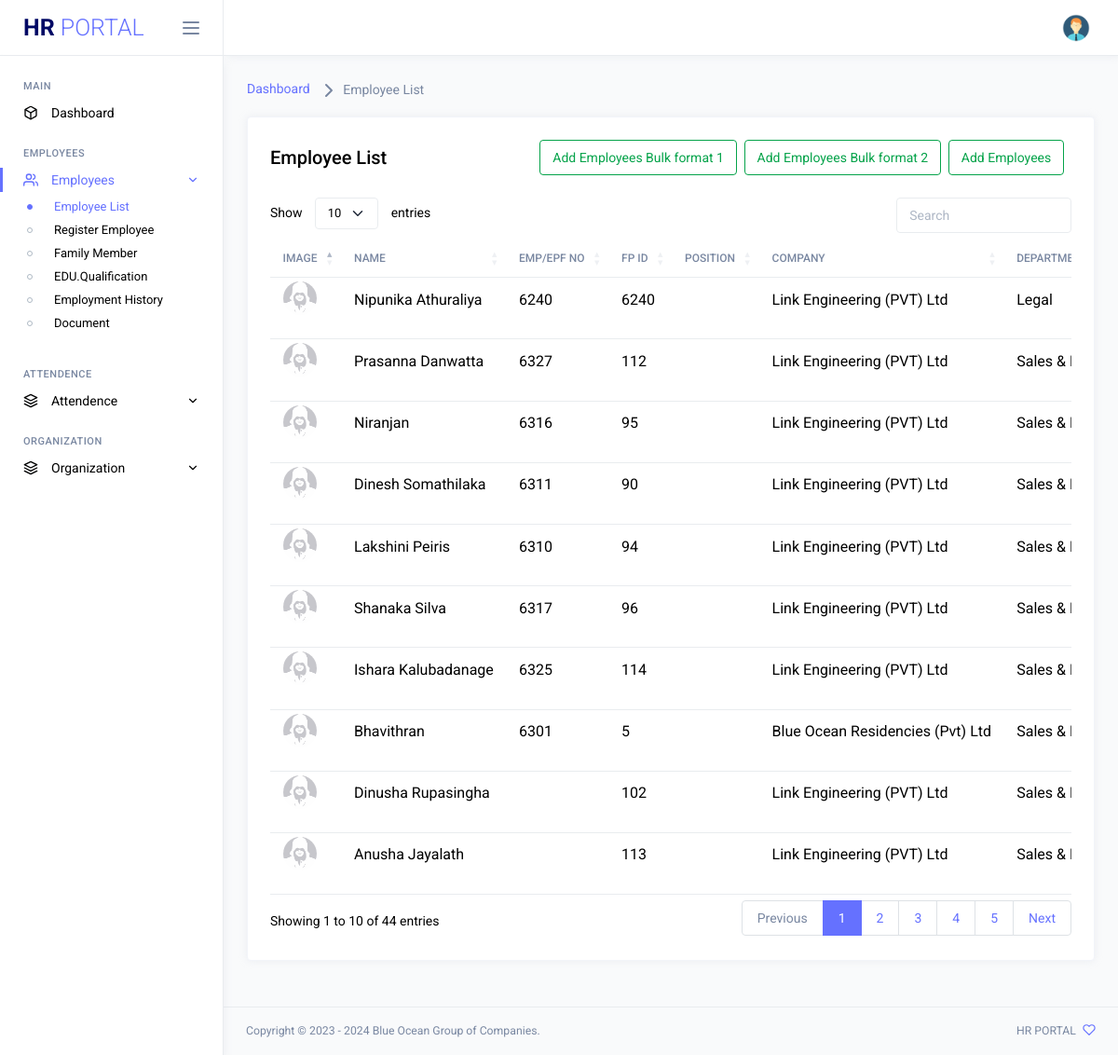
Screenshot of /Employees-List.php (signed in) with the database file from the repository.
### tables this page shows
CREATE TABLE `b_employees` (
  `E_id` int(11) NOT NULL,
  `E_Fname` varchar(256) DEFAULT NULL,
  `E_Mname` varchar(256) DEFAULT NULL,
  `E_Lname` varchar(256) DEFAULT NULL,
  `E_Sname` varchar(256) DEFAULT NULL,
  `E_Bday` date DEFAULT NULL,
  `E_NIC` varchar(50) DEFAULT NULL,
  `E_Religion` varchar(256) DEFAULT NULL,
  `E_PAddress` text DEFAULT NULL,
  `E_TAddress` text DEFAULT NULL,
  `E_Mobile` int(15) DEFAULT NULL,
  `E_Landno` int(15) DEFAULT NULL,
  `E_PEmail` varchar(256) DEFAULT NULL,
  `E_MaritalStatus` varchar(256) DEFAULT NULL,
  `E_Gender` varchar(256) DEFAULT NULL,
  `E_law` varchar(256) DEFAULT NULL,
  `E_lawDT` varchar(256) DEFAULT NULL,
  `E_health` varchar(256) DEFAULT NULL,
  `E_healthDT` text DEFAULT NULL,
  `E_email` varchar(256) DEFAULT NULL,
  `E_emergency_Name` varchar(256) DEFAULT NULL,
  `E_emergency_Reletionship` varchar(256) DEFAULT NULL,
  `E_emergency_CNumber` varchar(256) DEFAULT NULL,
  `E_Company` int(11) DEFAULT NULL,
  `E_Number` varchar(50) DEFAULT NULL,
  `E_Jdate` date DEFAULT NULL,
  `E_Status` varchar(256) DEFAULT NULL,
  `E_Cmobile` varchar(50) DEFAULT NULL,
  `E_Department` int(11) DEFAULT NULL,
  `E_Position` varchar(256) DEFAULT NULL,
  `E_Image` text DEFAULT NULL,
  `E_Active_no` int(11) DEFAULT 0,
  `FP_Id` int(11) DEFAULT NULL,
  `good_name` varchar(100) DEFAULT NULL,
  `emp_location_id` int(11) DEFAULT NULL
);

CREATE TABLE `company` (
  `C_id` int(11) NOT NULL,
  `C_name` varchar(256) NOT NULL,
  `C_EPFNo` varchar(50) NOT NULL
);

CREATE TABLE `department` (
  `D_id` int(11) NOT NULL,
  `Department_Name` varchar(256) NOT NULL,
  `company` int(11) NOT NULL
);

### Employees-List.php (the view, shortened to what this page needs)
<?php include 'include/dbConnection.php';?>
<html lang="en">
<head>
	<link rel="stylesheet" href="assets/vendors/core/core.css">
	<link rel="stylesheet" href="assets/vendors/datatables.net-bs5/dataTables.bootstrap5.css">
	<link rel="stylesheet" href="https://cdn.datatables.net/rowreorder/1.3.3/css/rowReorder.dataTables.min.css">
	<link rel="stylesheet" href="https://cdn.datatables.net/responsive/2.4.1/css/responsive.dataTables.min.css">
	<link rel="stylesheet" href="assets/fonts/feather-font/css/iconfont.css">
	<link rel="stylesheet" href="assets/vendors/flag-icon-css/css/flag-icon.min.css">
	<link rel="stylesheet" href="assets/css/demo1/style.min.css">
</head>
<body>
	<div class="main-wrapper">
	<?php include_once 'include/side-navi.php' ?>
	<div class="page-wrapper">
	<?php include_once 'include/top_navi.php' ?>
			<div class="page-content">
				<nav class="page-breadcrumb">
					<ol class="breadcrumb">
						<li class="breadcrumb-item"><a href="dashboard.php">Dashboard</a></li>
            			<li class="breadcrumb-item active" aria-current="page"><i data-feather="chevron-right"></i> Employee List</a></li>
					</ol>
				</nav>
				<div class="row">
					<div class="col-md-12 grid-margin stretch-card">
            	<div class="card">
              <div class="card-body">
				<div class="d-flex justify-content-between align-items-center flex-wrap grid-margin">
				 <div>
					 <h4 class="mb-3 mb-md-0">Employee List</h4>
				 </div>
				 <div class="d-flex align-items-center flex-wrap text-nowrap">
					<a href="adempbulk.php"><button type="button" class="btn btn-outline-success btn-icon-text me-2 mb-2 mb-md-0"> Add Employees Bulk format 1</button></a>
					<a href="adempbulkFormat2.php"><button type="button" class="btn btn-outline-success btn-icon-text me-2 mb-2 mb-md-0"> Add Employees Bulk format 2</button></a>
					<a href="Add-Employee.php"><button type="button" class="btn btn-outline-success btn-icon-text me-2 mb-2 mb-md-0">Add Employees</button></a>
				 </div>
			 </div>
                <div class="table-responsive">
                  <table id="dataTableExample" class="table">
                    <thead>
                      <tr>
                        <th>Image</th>
                        <th>Name</th>
                        <th>Emp/EPF No</th>
                        <th>FP Id</th>
                        <th>Position</th>
                        <th>Company</th>
                        <th>Department</th>
                      </tr>
                    </thead>
                    <tbody>
						<?php
		                    $sql = 'SELECT * FROM  b_employees
								INNER JOIN company
								ON b_employees.E_Company = company.C_id
								INNER JOIN department
								ON b_employees.E_Department = department.D_id
								WHERE b_employees.E_Active_no = 0
								';
								$result = mysqli_query($conn,$sql);
								$i = 1;
								while($row = mysqli_fetch_array($result))
		                      {
	                     ?>
                      <tr>
                        <td class="py-1">
							<?php
								$E_Image = $row['E_Image'];
								if ($E_Image == null) {
									$E_Image = "empty.png";
								}
							?>
                            <img src="assets/images/employees_images/<?php echo $E_Image; ?>" alt="image">
						</td>
                        <td><?php echo $row['E_Fname']; ?> <?php echo $row['E_Lname']; ?></td>
                        <td><?php echo $row['E_Number']; ?></td>
                        <td><?php echo $row['FP_Id'] ?></td>
                        <td><?php echo $row['E_Position'] ?></td>
                        <td><?php echo $row['C_name'] ?></td>
                        <td><?php echo $row['Department_Name'] ?></td>
                      </tr>
						<?php $i++; } ?>
                    </tbody>
                  </table>
                </div>
              </div>
            </div>
					</div>
				</div>
			</div>
      <?php include_once 'include/footer.php' ?>
		</div>
	</div>
</body>
</html>

### rows the page displays
b_employees: E_Fname "Nipunika", E_Lname "Athuraliya", E_Number "6240", FP_Id "6240", company.C_name "Link Engineering (PVT) Ltd", department.Department_Name "Legal"
b_employees: E_Fname "Prasanna", E_Lname "Danwatta", E_Number "6327", FP_Id "112", company.C_name "Link Engineering (PVT) Ltd", department.Department_Name "Sales &…"
b_employees: E_Fname "Niranjan", E_Number "6316", FP_Id "95", company.C_name "Link Engineering (PVT) Ltd", department.Department_Name "Sales &…"
b_employees: E_Fname "Dinesh", E_Lname "Somathilaka", E_Number "6311", FP_Id "90", company.C_name "Link Engineering (PVT) Ltd", department.Department_Name "Sales &…"
b_employees: E_Fname "Lakshini", E_Lname "Peiris", E_Number "6310", FP_Id "94", company.C_name "Link Engineering (PVT) Ltd", department.Department_Name "Sales &…"
b_employees: E_Fname "Shanaka", E_Lname "Silva", E_Number "6317", FP_Id "96", company.C_name "Link Engineering (PVT) Ltd", department.Department_Name "Sales &…"
b_employees: E_Fname "Ishara", E_Lname "Kalubadanage", E_Number "6325", FP_Id "114", company.C_name "Link Engineering (PVT) Ltd", department.Department_Name "Sales &…"
b_employees: E_Fname "Bhavithran", E_Number "6301", FP_Id "5", company.C_name "Blue Ocean Residencies (Pvt) Ltd", department.Department_Name "Sales &…"
b_employees: E_Fname "Dinusha", E_Lname "Rupasingha", FP_Id "102", company.C_name "Link Engineering (PVT) Ltd", department.Department_Name "Sales &…"
b_employees: E_Fname "Anusha", E_Lname "Jayalath", FP_Id "113", company.C_name "Link Engineering (PVT) Ltd", department.Department_Name "Sales &…"
